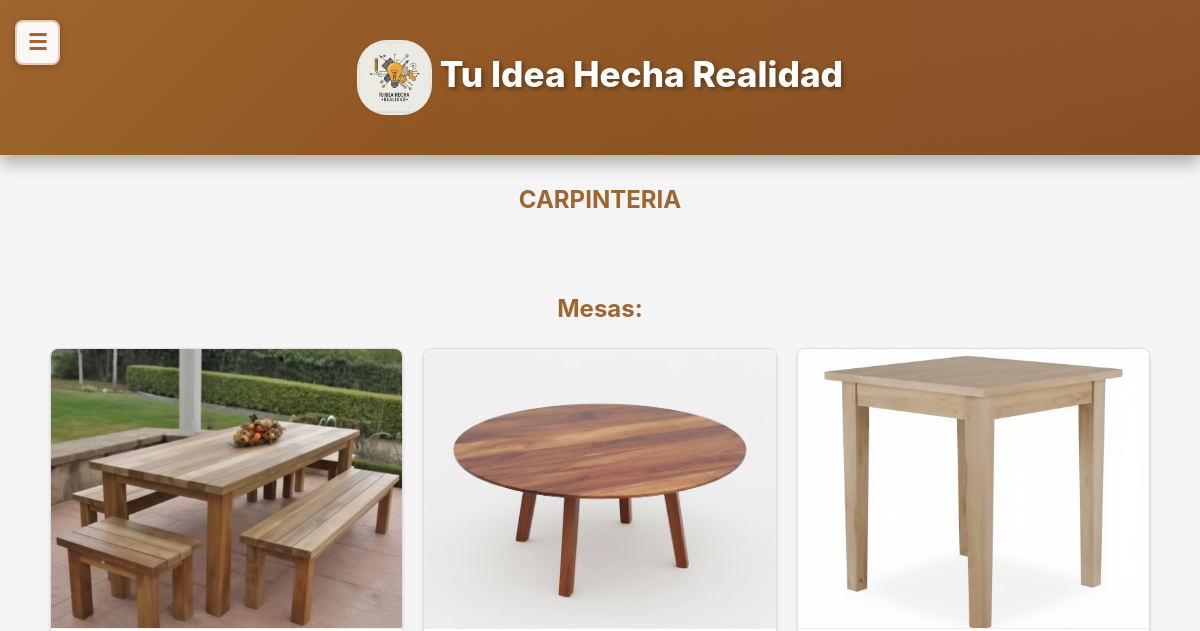
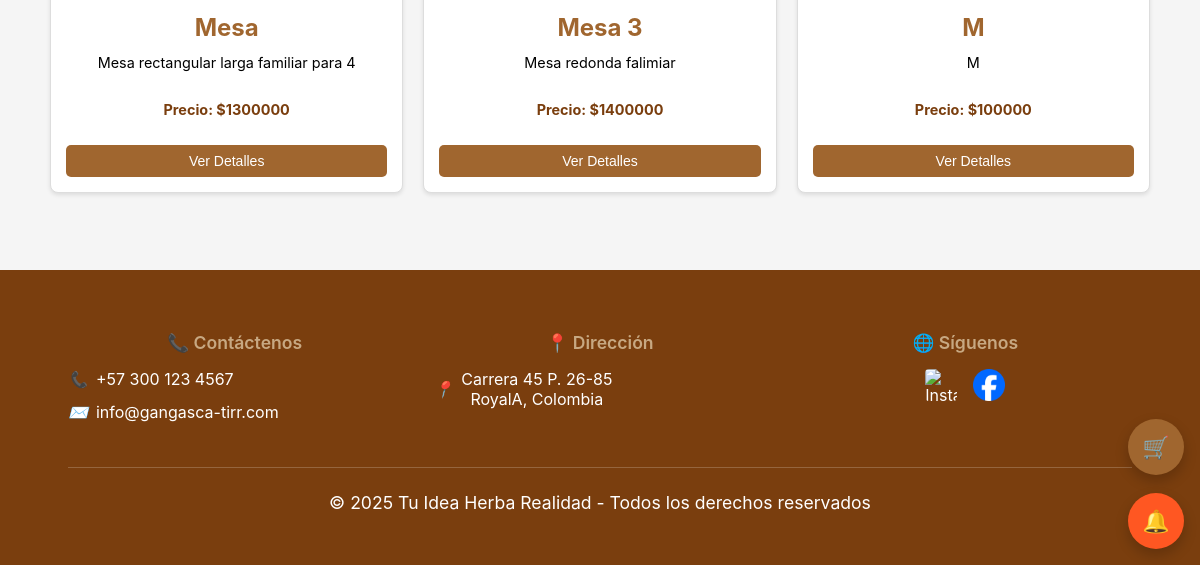
Page /ceramica/ on the earlier database version (2 pictures, top to bottom).
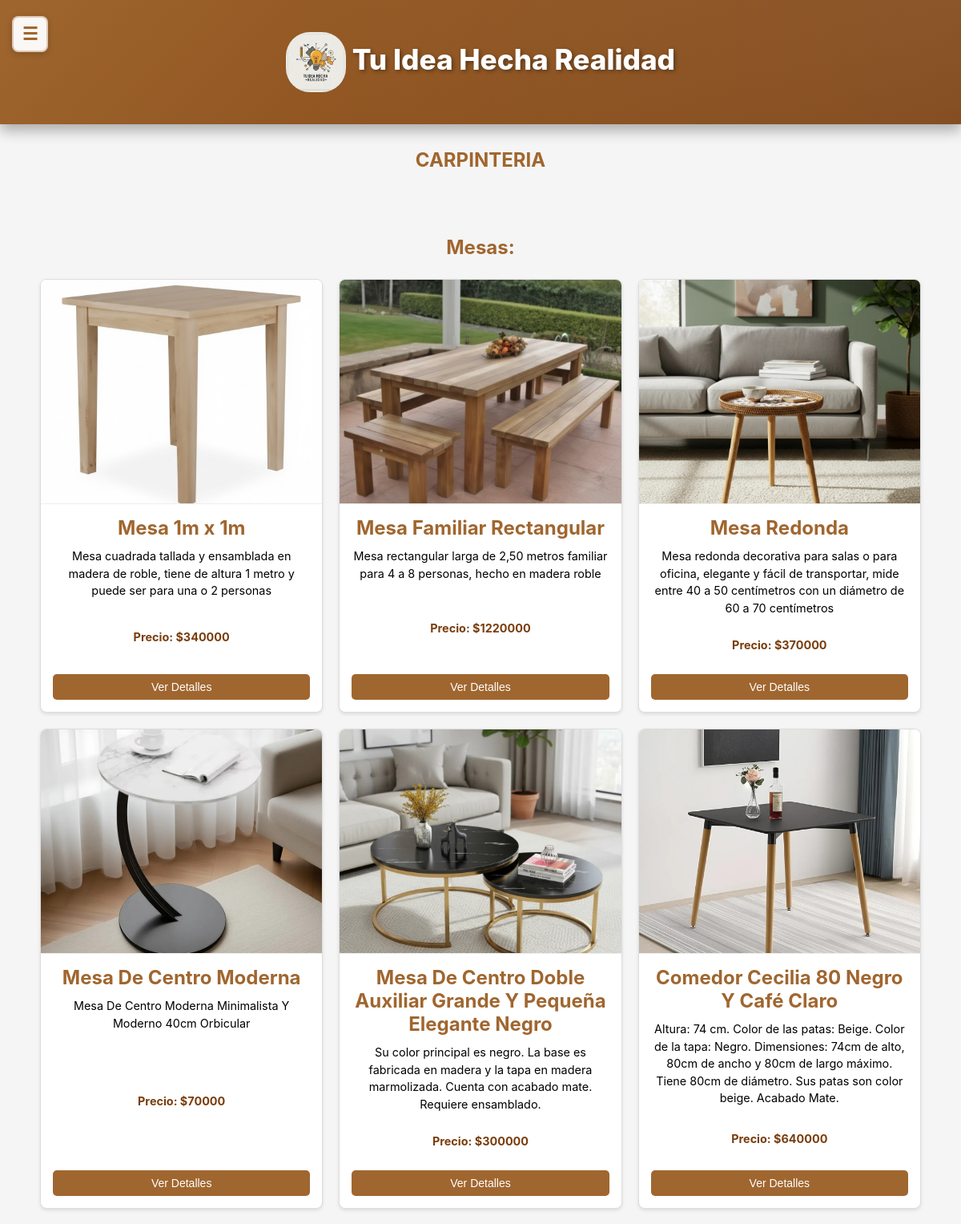
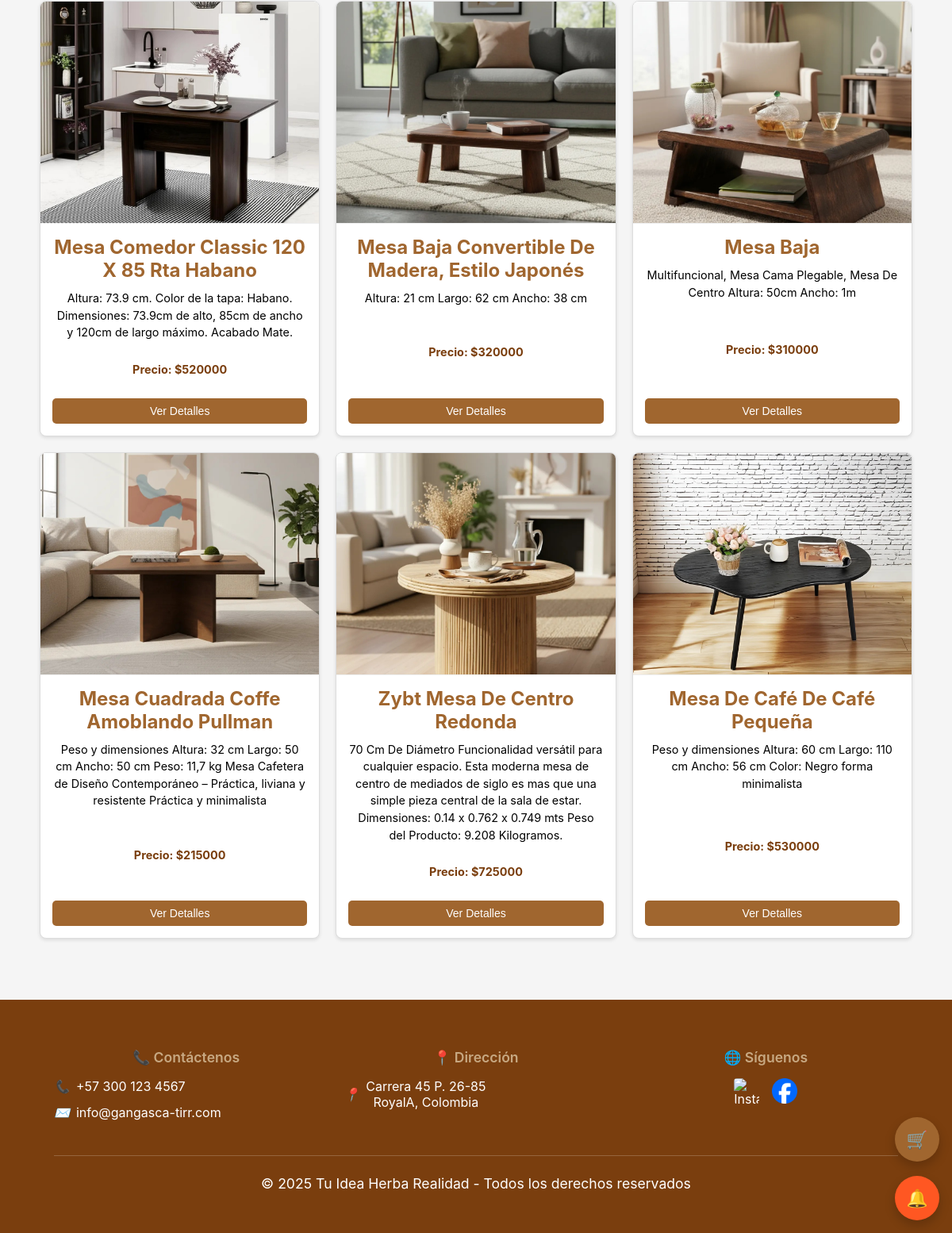
Same page on the later database version (2 pictures, top to bottom).
### core/models.py (models this page shows)
class Mesas(models.Model):
    nombre1 = models.CharField(max_length=100)
    descripcion1 = models.CharField(max_length=250, default='', blank=True,null=True)
    precio1 = models.DecimalField(max_digits=10, decimal_places=2)
    imagen1 = models.ImageField(upload_to='uploads/productos/')
    cantidad_disponible = models.IntegerField(default=0)
    is_active = models.BooleanField(default=True)

### Productos/views.py (the view)
# urls.py: path('ceramica/', views.ceramica, name='ceramica'),
def ceramica(request):
    usernameCliente = request.session.get('usernameCliente')
    usuario = None
    if usernameCliente:
        try:
            usuario = UserClientes.objects.get(usernameCliente=usernameCliente)
        except UserClientes.DoesNotExist:
            pass
    mesas = Mesas.objects.filter(is_active=True)
    context = {
        'mesas': mesas,
        'usuario': usuario
    }
    return render(request, "Productos/ceramica.html", context)

### core/context_processors.py (called while the page is built, shortened)
def idea_notifications(request):
    username_cliente = request.session.get('usernameCliente')
    username_empresa = request.session.get('usernameEmpresa')
    has_notif = False
    try:
        if username_cliente:
            has_notif = MensajeIdea.objects.filter(
                idea__autor=username_cliente,
                remitente_tipo='empresa',
                leido=False
            ).exists()
    except Exception as e:
        print(f"Error en idea_notifications: {str(e)}")
        has_notif = False
    return {
        'has_idea_notifications': has_notif
    }

### Productos/templates/Productos/ceramica.html (shortened to what this page needs)
<!DOCTYPE html>
<html lang="es">
<head>
    {% load static %}
    <link rel="stylesheet" href="{% static 'Productos/css/styles1.css' %}">
    <link rel="stylesheet" href="{% static 'core/css/responsive.css' %}">
</head>
<body>
<div class="main-content-wrapper">
  <header>
    <button class="sidebar-toggle" onclick="toggleSidebar()">☰</button>
    <h1 class="div" style="text-align: center;">
      <img src="{% static 'core/img/Gemini_Generated_Image_tzay6utzay6utzay.jfif' %}" alt="Logo" width="75" height="75">
      Tu Idea Hecha Realidad
    </h1>
  </header>
<section>
    <div>
        <h2>CARPINTERIA</h2>
        <section class="seccion-at">
            <div>
                <div>
                    <div>
                        <div>
                            <div>
                                <h3>Mesas:</h3>
                            </div>
                        </div>
                    </div>
                    <div class="contenedor-articulos" id="contenedorArticulos">
                        {% for mesa in mesas %}
                        <div class="articulo">
                            {% if mesa.imagen1 %}
                            <img src="{{ mesa.imagen1.url }}" alt="{{ mesa.nombre1 }}">
                            {% else %}
                            <img src="{% static 'Productos/img/Mesa.jpg' %}" alt="{{ mesa.nombre1 }}">
                            {% endif %}
                            <div class="contenido-articulo">
                                <h3>{{ mesa.nombre1 }}</h3>
                                <p>{{ mesa.descripcion1 }}</p>
                                <p class="precio-destacado">Precio: ${{ mesa.precio1|floatformat:0 }}</p>
                                <button class="btn-ver-detalles" onclick="mostrarDetalles('mesa', {{ mesa.id }}, '{{ mesa.nombre1|escapejs }}', '{{ mesa.descripcion1|escapejs }}', '{{ mesa.precio1 }}', '{% if mesa.imagen1 %}{{ mesa.imagen1.url }}{% else %}{% static 'Productos/img/Mesa.jpg' %}{% endif %}')">Ver Detalles</button>
                            </div>
                        </div>
                        {% endfor %}
                    </div>
                </div>
            </div>
        </section>
    </div>
</section>
    <footer>
        <div class="footer-content">
            <div class="footer-section">
                <h3 class="footer-title">📞 Contáctenos</h3>
                <div class="footer-info">
                    <i>📞</i>
                    <span>+57 300 123 4567</span>
                </div>
                <div class="footer-info">
                    <i>✉️</i>
                    <span>info@gangasca-tirr.com</span>
                </div>
            </div>
            <div class="footer-section">
                <h3 class="footer-title">📍 Dirección</h3>
                <div class="footer-info">
                    <i>📍</i>
                    <span>Carrera 45 P. 26-85<br>RoyalA, Colombia</span>
                </div>
            </div>
            <div class="footer-section">
                <h3 class="footer-title">🌐 Síguenos</h3>
                <div class="footer-social">
                    <a href="https://www.instagram.com/tu_idea_hecha_realidad?igsh=Y3ByM2lyZGcwNHVy" class="social-icon-img" aria-label="Instagram">
                        <img src="{% static 'core/img/Instagram.webp' %}" alt="Instagram" class="social-logo" width="24" height="24">
                    </a>
                    <a href="https://www.facebook.com/share/1ACEVZbZHV/" class="social-icon-img" aria-label="Facebook">
                        <img src="{% static 'core/img/Facebook.png' %}" alt="Facebook" class="social-logo" width="24" height="24">
                    </a>
                </div>
            </div>
        </div>
        <div class="footer-bottom">
            <p>© 2025 Tu Idea Herba Realidad - Todos los derechos reservados</p>
        </div>
    </footer>
</div>
{% include 'core/floating_buttons.html' %}
{% include 'core/modal_notificaciones.html' %}
</body>
</html>

Differences in the rows shown:
now on this page (row edited): Mesas: imagen1 (picture), nombre1 "Mesa 1m x 1m", descripcion1 "Mesa cuadrada tallada y ensamblada en madera de roble, tiene de altura 1 metro y puede ser para una o 2 personas", precio1 "340000"
changed Mesas: nombre1 "Mesa" → "Mesa Familiar Rectangular"; descripcion1 "Mesa rectangular larga familiar para 4" → "Mesa rectangular larga de 2,50 metros familiar para 4 a 8 personas, hecho en madera roble"; precio1 "1300000" → "1220000"
changed Mesas: imagen1: a different picture; nombre1 "Mesa 3" → "Mesa Redonda"; descripcion1 "Mesa redonda falimiar" → "Mesa redonda decorativa para salas o para oficina, elegante y fácil de transportar, mide entre 40 a 50 centímetros con un diámetro de 60 a 70 centímetros"; precio1 "1400000" → "370000"
changed Mesas: imagen1: a different picture; nombre1 "M" → "Mesa De Centro Moderna"; descripcion1 "M" → "Mesa De Centro Moderna Minimalista Y Moderno 40cm Orbicular"; precio1 "100000" → "70000"
added Mesas: imagen1 (picture), nombre1 "Mesa De Centro Doble Auxiliar Grande Y Pequeña Elegante Negro", descripcion1 "Su color principal es negro. La base es fabricada en madera y la tapa en madera marmolizada. Cuenta con acabado mate. Requiere ensamblado.", precio1 "300000"
added Mesas: imagen1 (picture), nombre1 "Comedor Cecilia 80 Negro Y Café Claro", descripcion1 "Altura: 74 cm. Color de las patas: Beige. Color de la tapa: Negro. Dimensiones: 74cm de alto, 80cm de ancho y 80cm de largo máximo. Tiene 80cm de diámetro. Sus patas son color beige. Acabado Mate.", precio1 "640000"
added Mesas: imagen1 (picture), nombre1 "Mesa Comedor Classic 120 X 85 Rta Habano", descripcion1 "Altura: 73.9 cm. Color de la tapa: Habano. Dimensiones: 73.9cm de alto, 85cm de ancho y 120cm de largo máximo. Acabado Mate.", precio1 "520000"
added Mesas: imagen1 (picture), nombre1 "Mesa Baja Convertible De Madera, Estilo Japonés", descripcion1 "Altura: 21 cm Largo: 62 cm Ancho: 38 cm", precio1 "320000"
added Mesas: imagen1 (picture), nombre1 "Mesa Baja", descripcion1 "Multifuncional, Mesa Cama Plegable, Mesa De Centro Altura: 50cm Ancho: 1m", precio1 "310000"
added Mesas: imagen1 (picture), nombre1 "Mesa Cuadrada Coffe Amoblando Pullman", descripcion1 "Peso y dimensiones Altura: 32 cm Largo: 50 cm Ancho: 50 cm Peso: 11,7 kg Mesa Cafetera de Diseño Contemporáneo – Práctica, liviana y resistente Práctica y minimalista", precio1 "215000"
added Mesas: imagen1 (picture), nombre1 "Zybt Mesa De Centro Redonda", descripcion1 "70 Cm De Diámetro Funcionalidad versátil para cualquier espacio. Esta moderna mesa de centro de mediados de siglo es mas que una simple pieza central de la sala de estar. Dimensiones: 0.14 x 0.762 x 0.749 mts Peso del Producto: 9.208 Kilogramos.", precio1 "725000"
added Mesas: imagen1 (picture), nombre1 "Mesa De Café De Café Pequeña", descripcion1 "Peso y dimensiones Altura: 60 cm Largo: 110 cm Ancho: 56 cm Color: Negro forma minimalista", precio1 "530000"
